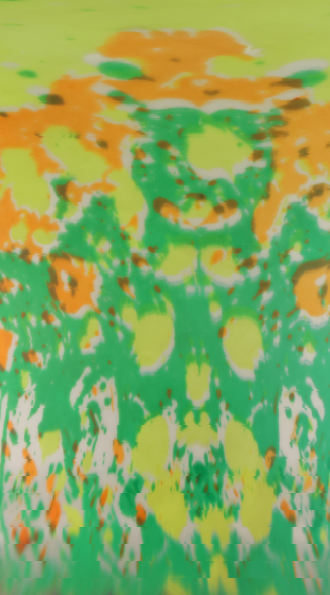
#> input picture ball_photos/patch/5.png, 330 x 595 px, given in place of 5.jpg, which was not available
$ jupyter execute test__sphere_wraping.ipynb   (text cells are left out)
#> lines starting #> are read from the running program, lines starting #| are printed output that depends on the picture; pictures that were not available may be replaced by others from this repository, and a replacement may not be noted
[cell 1]
import numpy as np
import matplotlib.pyplot as plt
# from matplotlib import rcParams
import cv2

[cell 2]
## read photo
path = r'C:\\Users\\WANGH0M\\Desktop\\opencv\\halliberton\\0'
name = '\\5.jpg' ###762, 780, 793, 731, 748
img = cv2.imread(path+name,1)
#> img is the input picture: shape (595, 330, 3); mean B, G, R 93.5, 168.4, 134.7
print(img.shape, img.size)
#| (595, 330, 3) 589050

## change jpg to png
cv2.imwrite(path + "\\png.png", img)
img = cv2.imread(path+'\\png.png',1)

## rescale the photo
img = cv2.resize(img, (0,0), fx=0.1, fy=0.1)
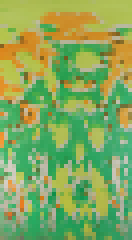
#> img: shape (60, 33, 3) (shown 4 times larger); mean B, G, R 93.5, 168.5, 133.5

## crop the photo
num_row, num_col = img.shape[0], img.shape[1]
#> num_row = 60; num_col = 33
subimg = img[:, int(num_col*0.15):int(num_col*0.85), :]
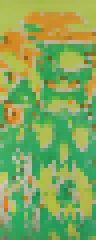
#> subimg: shape (60, 24, 3) (shown 4 times larger); mean B, G, R 90, 167.4, 128.6

cv2.imshow("Sub-image", subimg)
cv2.waitKey()
cv2.destroyAllWindows()

"use above function to get a constant circle of the first photo"
center, radius = np.array([subimg.shape[0]//2+30, subimg.shape[1]//2-50]), 300
#> center = [60, -38]; radius = 300

# draw the outer circle
cv2.circle(subimg,center,radius,(0,0,255),2)
# draw the center of the circle
cv2.circle(subimg,center,2,(0,0,255),10)
# print(circle[0],circle[1])

cv2.imshow(name,subimg)
cv2.waitKey(0)
cv2.destroyAllWindows()

$ run again, with ball_photos/patch/2.png copied over ball_photos/patch/5.png
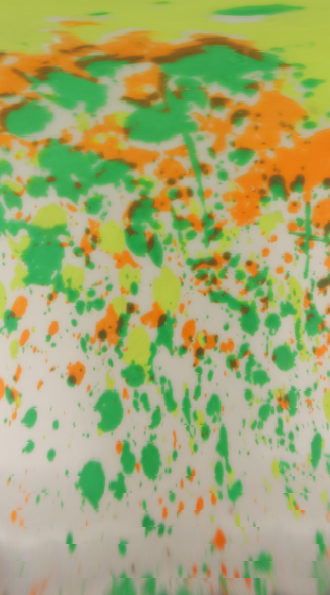
#> input picture ball_photos/patch/2.png, 330 x 595 px, given in place of 5.jpg, which was not available
#> img is the input picture: shape (595, 330, 3); mean B, G, R 112.4, 169.4, 162.4
#| (595, 330, 3) 589050
#> `img = cv2.resize(img, (0,0), fx=0.1, fy=0.1)`:
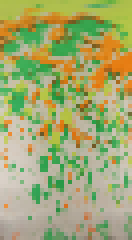
#> img: shape (60, 33, 3) (shown 4 times larger); mean B, G, R 112.4, 169.4, 163
#> `subimg = img[:, int(num_col*0.15):int(num_col*0.85), :]`:
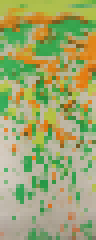
#> subimg: shape (60, 24, 3) (shown 4 times larger); mean B, G, R 109.7, 166.8, 158.1

$ run again, with ball_photos/patch/3.png copied over ball_photos/patch/5.png
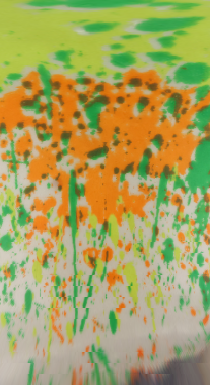
#> input picture ball_photos/patch/3.png, 210 x 385 px, given in place of 5.jpg, which was not available
#> img is the input picture: shape (385, 210, 3); mean B, G, R 95.9, 162.2, 167.8
#| (385, 210, 3) 242550
#> `img = cv2.resize(img, (0,0), fx=0.1, fy=0.1)`:
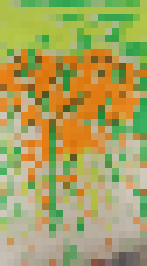
#> img: shape (38, 21, 3) (shown 7 times larger); mean B, G, R 95.9, 162.9, 167.4

$ run again, with ball_photos/patch/4.png copied over ball_photos/patch/5.png
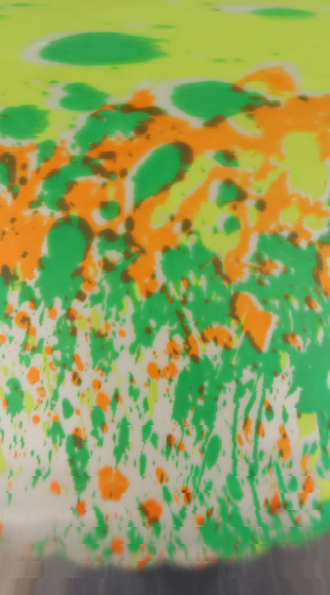
#> input picture ball_photos/patch/4.png, 330 x 595 px, given in place of 5.jpg, which was not available
#> img is the input picture: shape (595, 330, 3); mean B, G, R 91.4, 159.8, 143.3
#| (595, 330, 3) 589050
#> `img = cv2.resize(img, (0,0), fx=0.1, fy=0.1)`:
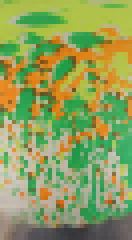
#> img: shape (60, 33, 3) (shown 4 times larger); mean B, G, R 91.1, 159.2, 142.4
#> `subimg = img[:, int(num_col*0.15):int(num_col*0.85), :]`:
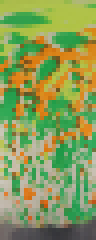
#> subimg: shape (60, 24, 3) (shown 4 times larger); mean B, G, R 88.1, 156.4, 136.8
